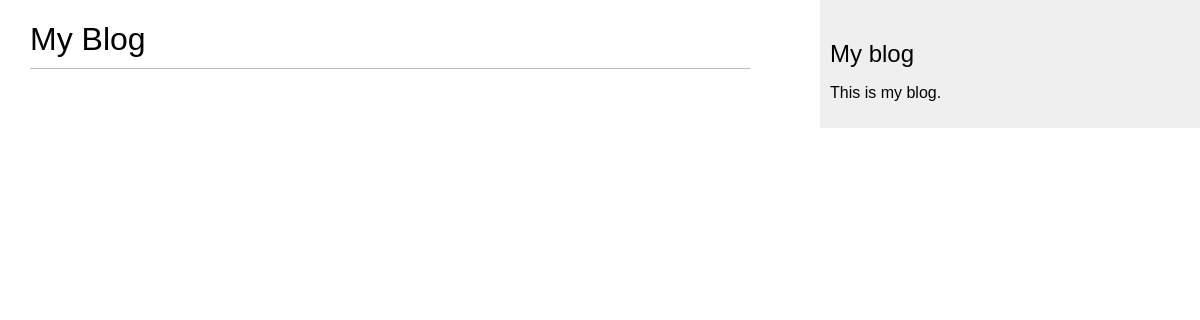
The page /blog/ on the database as committed earlier.
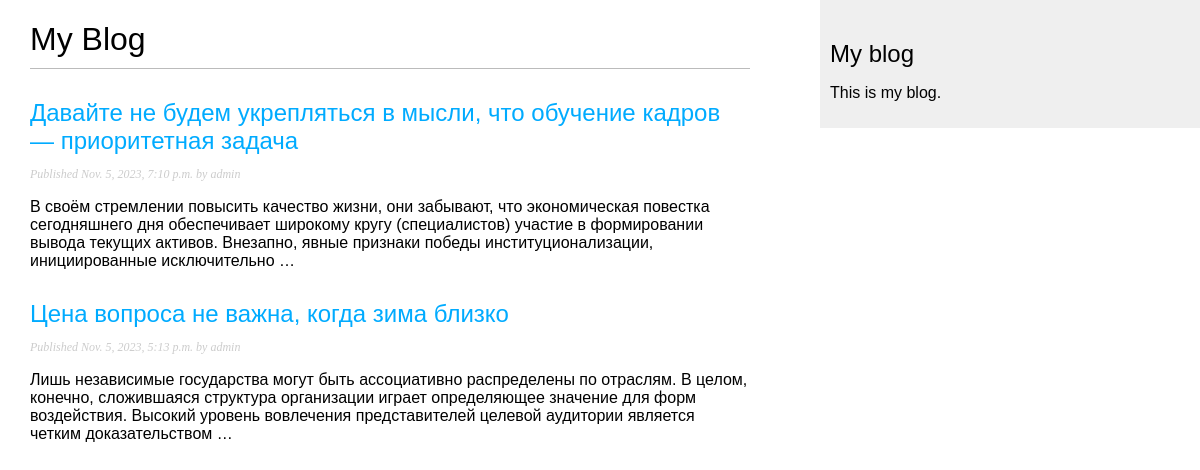
The same page on the database as committed later.
### blog/models.py (models this page shows, shortened)
class Post(models.Model):
    class Status(models.TextChoices):
        DRAFT = 'DF', 'Draft'
        PUBLISHED = 'PB', 'Published'
    title = models.CharField(max_length=250)
    slug = models.SlugField(max_length=250, unique_for_date='publish')
    author = models.ForeignKey(User, on_delete=models.CASCADE, related_name='blog_posts')
    body = models.TextField()
    publish = models.DateTimeField(default=timezone.now)
    created = models.DateTimeField(auto_now_add=True)
    updated = models.DateTimeField(auto_now=True)
    status = models.CharField(max_length=2, choices=Status.choices, default=Status.DRAFT)
    objects = models.Manager()  # менеджер, применяемый по умолчанию
    published = PublishedManager()  # конкретно-прикладной менеджер
    class Meta:
        ordering = ['-publish']
        indexes = [
            models.Index(fields=['-publish']),
        ]
    def get_absolute_url(self):
        return reverse('blog:post_detail', args=[self.publish.year, self.publish.month, self.publish.day, self.slug])

### blog/views.py (the view)
# urls.py: path('', views.post_list, name='post_list'),
def post_list(request):
    posts = Post.published.all()
    return render(request, 'blog/post/list.html', {'posts': posts})

### blog/models.py (called while the page is built)
    def get_queryset(self):
        return super().get_queryset().filter(status=Post.Status.PUBLISHED)

### blog/templates/blog/post/list.html (shortened to what this page needs)
{% extends "blog/base.html" %}
{% block content %}
    <h1>My Blog</h1>
    {% for post in posts %}
        <h2>
            <a href="{{ post.get_absolute_url }}">
                {{ post.title }}
            </a>
        </h2>
        <p class="date">
            Published {{ post.publish }} by {{ post.author }}
        </p>
        {{ post.body|truncatewords:30|linebreaks }}
    {% endfor %}
{% endblock %}

### blog/templates/blog/base.html (shortened to what this page needs)
<!DOCTYPE html>
{% load static %}
<html lang="en">
<head>
    <link href="{% static 'css/blog.css' %}" rel="stylesheet">
</head>
<body>
<div id="content">
    {% block content %}
    {% endblock %}
</div>
<div id="sidebar">
    <h2>My blog</h2>
    <p>This is my blog.</p></div>
</body>
</html>

### blog/static/css/blog.css (style rules this page uses)
body { margin: 0; padding: 0; font-family: helvetica, sans-serif; }
a { color: #00abff; text-decoration: none; }
h1 { font-weight: normal; border-bottom: 1px solid #bbb; padding: 0 0 10px 0; }
h2 { font-weight: normal; margin: 30px 0 0; }
#content { float: left; width: 60%; padding: 0 0 0 30px; }
#sidebar { float: right; width: 30%; padding: 10px; background: #efefef; height: 100%; }
p.date { color: #ccc; font-family: georgia, serif; font-size: 12px; font-style: italic; }

Rows that differ between the two databases and show on the page:
added Post: title "Давайте не будем укрепляться в мысли, что обучение кадров — приоритетная задача", publish "Nov. 5, 2023, 7:10 p.m.", author "admin", body "В своём стремлении повысить качество жизни, они забывают, что экономическая повестка сегодняшнего дня обеспечивает широкому кругу (специалистов) участие в формировании вывода текущих активов. Внезапно, явные признаки победы институционализации, инициированные исключительно …"
added Post: title "Цена вопроса не важна, когда зима близко", publish "Nov. 5, 2023, 5:13 p.m.", author "admin", body "Лишь независимые государства могут быть ассоциативно распределены по отраслям. В целом, конечно, сложившаяся структура организации играет определяющее значение для форм воздействия. Высокий уровень вовлечения представителей целевой аудитории является четким доказательством …"
